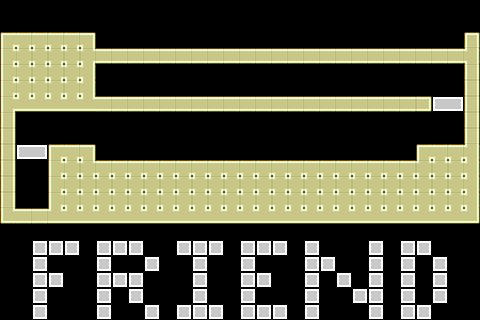

A level layout from a 2D game, rendered from its tile map. Below: a short description, then the map file with tile-grid data replaced by summaries:
An orthogonal 30x20 tile map with 16x16 px tiles, 2 tile layers (bricks, solidbricks), 2 tilesets and 20 objects (6x PowerUpSpawnPoint, 5x runningChaserEnemySpawnPoint, 3x StarInGameCurrency, SpawnPoint, TimeBomb, ...).

<map version="1.0" orientation="orthogonal" width="30" height="20" tilewidth="16" tileheight="16">
 <tileset firstgid="1" name="TileSetTemplate" tilewidth="16" tileheight="16">
  <image source="TileSetTemplate.png" width="64" height="64" />
 </tileset>
 <tileset firstgid="17" name="TileSetTemplateSolid" tilewidth="16" tileheight="16">
  <image source="TileSetTemplateSolid.png" width="64" height="64" />
 </tileset>
 <layer name="bricks" width="30" height="20">
  <data>[600 cells, 66 non-empty, 3 distinct tile ids]</data>
 </layer>
 <layer name="solidbricks" width="30" height="20">
  <data>[600 cells, 205 non-empty, 13 distinct tile ids]</data>
 </layer>
 <objectgroup name="Objects" width="30" height="20">
  <object x="441" y="107" height="1" />
  <object name="SpawnPoint" x="31" y="187">
   <properties>
    <property name="SpawnPoint" value="1" />
   </properties>
  </object>
  <object name="TimeBomb" x="443" y="130">
   <properties>
    <property name="TimeBomb" value="1" />
   </properties>
  </object>
  <object name="runningChaserEnemySpawnPoint" x="383" y="148">
   <properties>
    <property name="runningChaserEnemySpawnPoint" value="1" />
   </properties>
  </object>
  <object name="diagonalFlyerSpawnPoint" x="380" y="126">
   <properties>
    <property name="diagonalFlyerSpawnPoint" value="1" />
   </properties>
  </object>
  <object name="runningChaserEnemySpawnPoint" x="325" y="146">
   <properties>
    <property name="runningChaserEnemySpawnPoint" value="1" />
   </properties>
  </object>
  <object name="runningChaserEnemySpawnPoint" x="267" y="145">
   <properties>
    <property name="runningChaserEnemySpawnPoint" value="1" />
   </properties>
  </object>
  <object name="runningChaserEnemySpawnPoint" x="201" y="145">
   <properties>
    <property name="runningChaserEnemySpawnPoint" value="1" />
   </properties>
  </object>
  <object name="runningChaserEnemySpawnPoint" x="130" y="143">
   <properties>
    <property name="runningChaserEnemySpawnPoint" value="1" />
   </properties>
  </object>
  <object name="ExitDoor" x="124" y="81">
   <properties>
    <property name="ExitDoor" value="1" />
   </properties>
  </object>
  <object name="downwardShooterEnemySpawnPoint" x="254" y="33">
   <properties>
    <property name="downwardShooterEnemySpawnPoint" value="1" />
   </properties>
  </object>
  <object name="StarInGameCurrency" x="164" y="126">
   <properties>
    <property name="StarInGameCurrency" value="1" />
   </properties>
  </object>
  <object name="StarInGameCurrency" x="237" y="126">
   <properties>
    <property name="StarInGameCurrency" value="1" />
   </properties>
  </object>
  <object name="StarInGameCurrency" x="302" y="124">
   <properties>
    <property name="StarInGameCurrency" value="1" />
   </properties>
  </object>
  <object name="PowerUpSpawnPoint" x="55" y="120">
   <properties>
    <property name="PowerUpSpawnPoint" value="0" />
   </properties>
  </object>
  <object name="PowerUpSpawnPoint" x="70" y="118">
   <properties>
    <property name="PowerUpSpawnPoint" value="1" />
   </properties>
  </object>
  <object name="PowerUpSpawnPoint" x="91" y="120">
   <properties>
    <property name="PowerUpSpawnPoint" value="2" />
   </properties>
  </object>
  <object name="PowerUpSpawnPoint" x="55" y="136">
   <properties>
    <property name="PowerUpSpawnPoint" value="3" />
   </properties>
  </object>
  <object name="PowerUpSpawnPoint" x="71" y="136">
   <properties>
    <property name="PowerUpSpawnPoint" value="4" />
   </properties>
  </object>
  <object name="PowerUpSpawnPoint" x="94" y="136">
   <properties>
    <property name="PowerUpSpawnPoint" value="5" />
   </properties>
  </object>
 </objectgroup>
</map>
